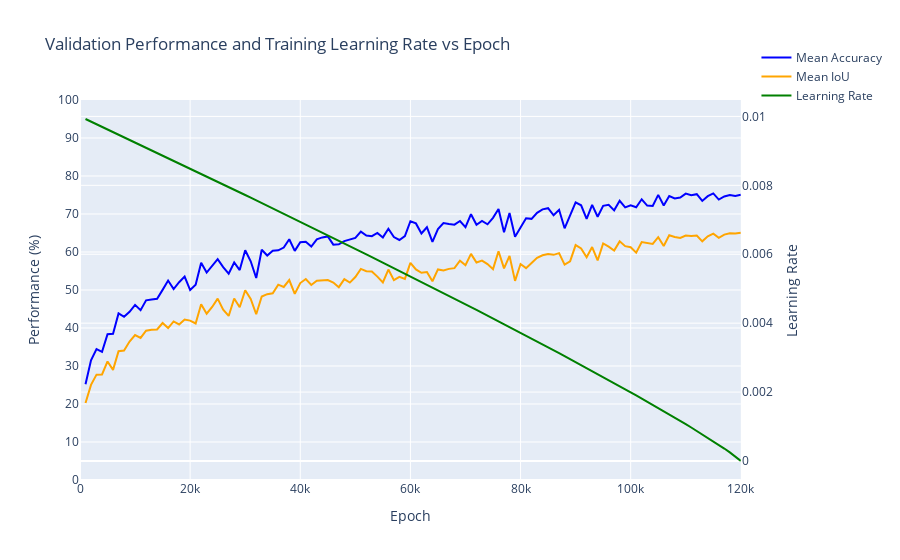

Notebook source saved alongside this figure:
### Code cell
# SEBNet BaselineHead SGD, Pretrained, Batch Size 6, 120K - 65.08 Best mIoU
log_file_path = '/home/robert.breslin/alessandro/paper_2/mmsegmentation/work_dirs/sebnet_baseline-head_1xb6_cityscapes_ce/20250819_174704/20250819_174704.log'
epochs, mIoU, mAcc, lrs = parse_log_file(log_file_path)
plot_accuracies_and_lr_interactive(epochs, mAcc, mIoU, lrs, sgd_range)
